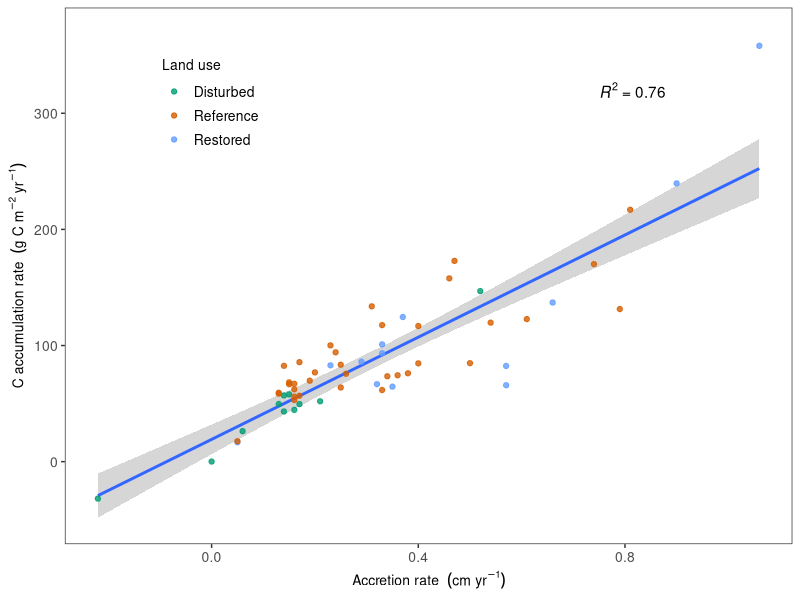
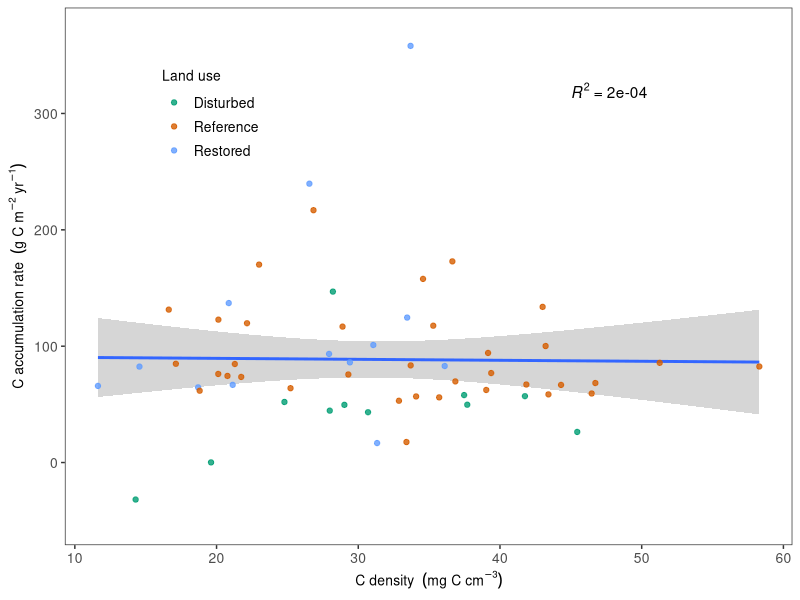
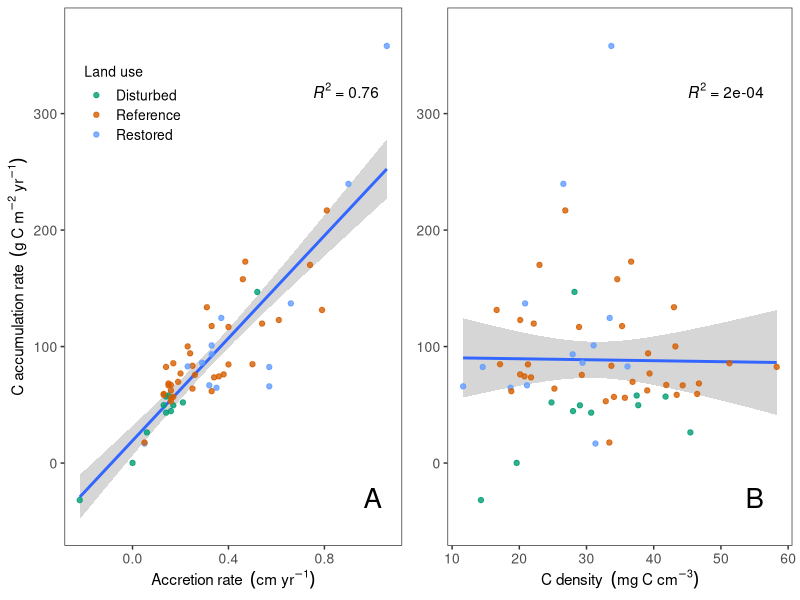
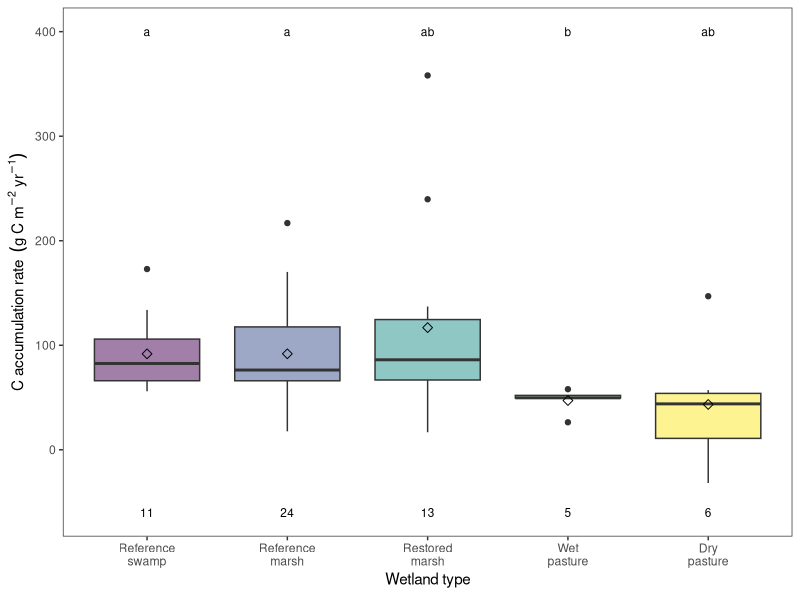
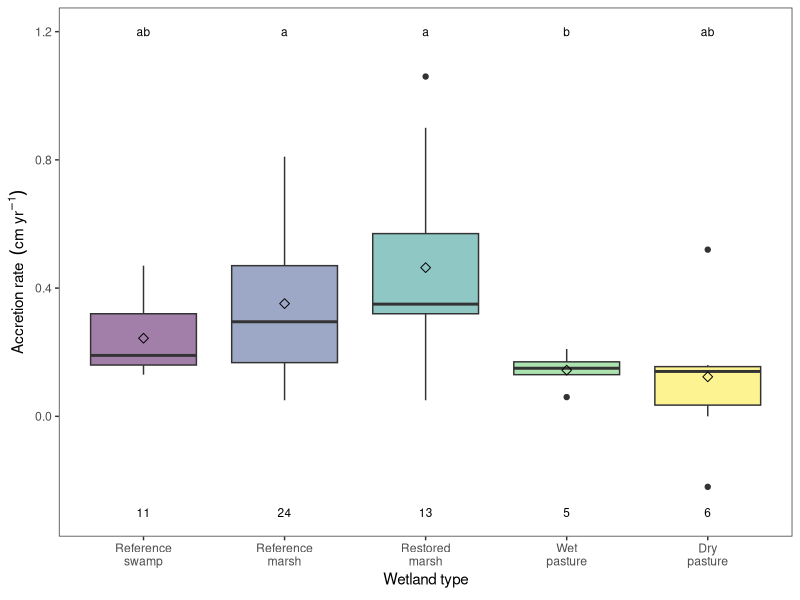
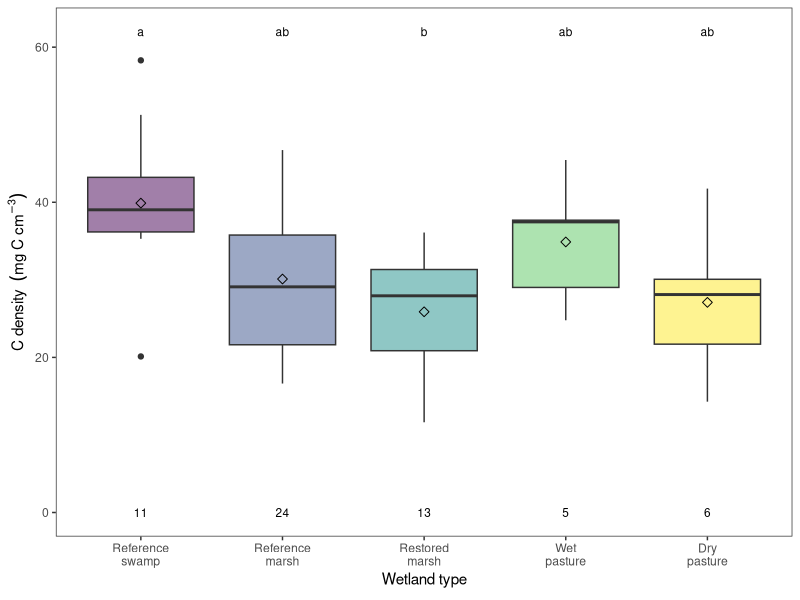
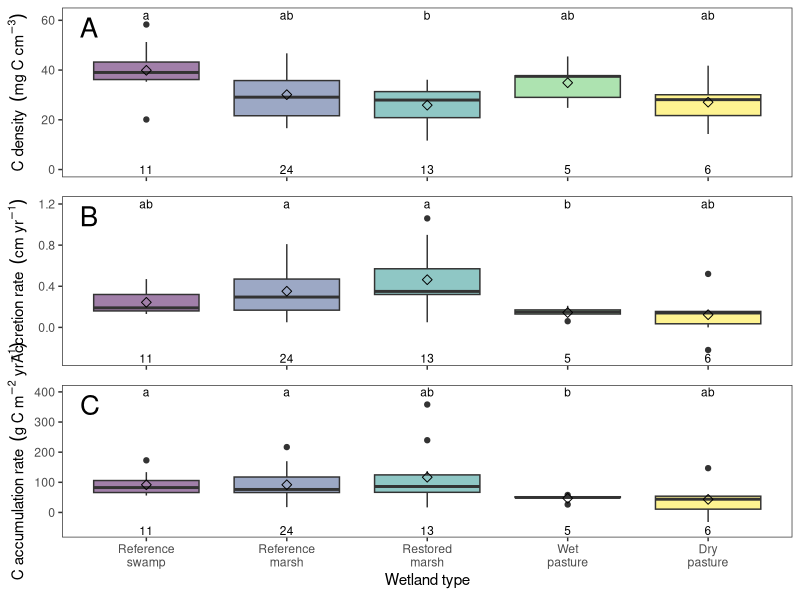
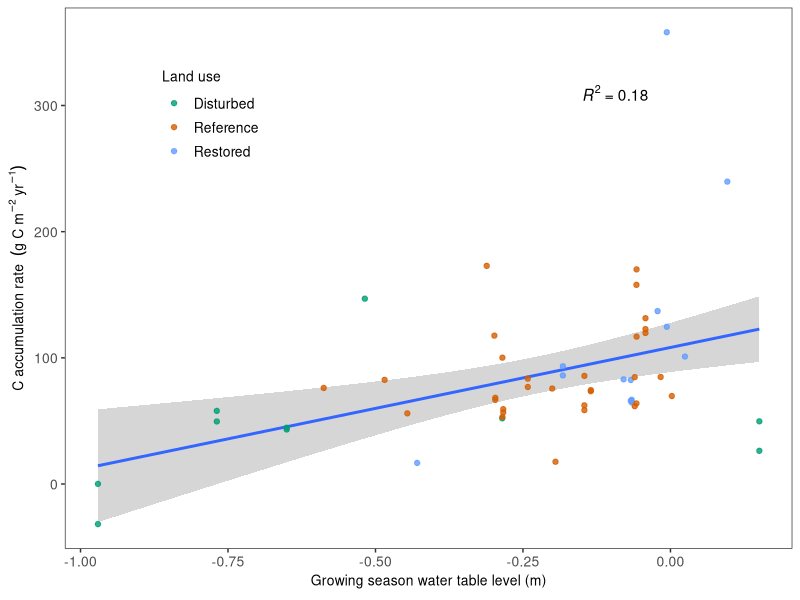

Recreate these plots in R, in order.
## ---- chunk 1
library(here) #working directory
library(tidyverse) #data manipulation
library(rstatix) #games-howell test
library(ggpubr) #regression stats for plots

## ---- chunk 2
data_S1 <- read.csv(here("pnwcar_data.csv"))

data <- data_S1 %>%
  filter (project != "SeaGrant")

data_tidal <- data %>%
  filter(land_use !="Disturbed")

variable_names <- c(
  "car_all",
  "pb210_all",
  "cd",
  "set",
  "z_star",
  "RSLR",
  "lat",
  "sal_annual", "sal_summer", "sal_grow",
  "wl_annual", "wl_summer", "wl_grow",
  "ts_annual", "ts_summer", "ts_grow",
  "tw_deep_annual", "tw_deep_summer", "tw_deep_grow",
  "ws_area",
  "rel_sed",
  "dist_chan"
  )

predictor_names <- c(
  "pb210_all",
  "cd",
  "set",
  "z_star",
  "RSLR",
  "lat",
  "sal_annual", "sal_summer", "sal_grow",
  "wl_annual", "wl_summer", "wl_grow",
  "ts_annual", "ts_summer", "ts_grow",
  "tw_deep_annual", "tw_deep_summer", "tw_deep_grow",
  "ws_area",
  "rel_sed",
  "dist_chan"
  )

## ---- chunk 3
# CAR in g C m-2 y-1
means_car <- tapply(data$car_all, data$wetland_type2, mean, na.rm = TRUE)
sds_car <- tapply(data$car_all, data$wetland_type2, sd, na.rm = TRUE)
stats_car <- data.frame(
  wetland_type2 = names(means_car),
  mean_CAR = means_car,
  sd_CAR = sds_car
)
cat("\n--- CAR (g C m^-2 yr^-1) ---\n")
print(stats_car)

# Pb-210 Accretion rate in cm yr-1
means_pb <- tapply(data$pb210_all, data$wetland_type2, mean, na.rm = TRUE)
sds_pb <- tapply(data$pb210_all, data$wetland_type2, sd, na.rm = TRUE)
stats_pb <- data.frame(
  wetland_type2 = names(means_pb),
  mean_AR = means_pb,
  sd_AR = sds_pb
)
cat("\n--- Pb-210 (dpm g^-1) ---\n")
print(stats_pb)

# Carbon Density (CD) in mg C cm-3
means_cd <- tapply(data$cd, data$wetland_type2, mean, na.rm = TRUE)
sds_cd <- tapply(data$cd, data$wetland_type2, sd, na.rm = TRUE)
stats_cd <- data.frame(
  wetland_type2 = names(means_cd),
  mean_CD = means_cd,
  sd_CD = sds_cd
)
cat("\n--- Carbon Density (g C cm^-3) ---\n")
print(stats_cd)

## ---- chunk 4
for (var_name in variable_names) {
  formula <- formula(paste(var_name, "~ wetland_type2"))
  aov_result <- oneway.test(formula, data = data, var.equal = FALSE)

  cat("Variable:", var_name, "\n")
  cat("F-value:", aov_result$statistic, "\n")
  cat("df:", aov_result$parameter, "\n")
  cat("P-Value:", aov_result$p.value, "\n")
  cat("Significant difference:", ifelse(aov_result$p.value < 0.05, "Yes", "No"), "\n")
  cat("\n")
}
## ---- chunk 5
for (var_name in variable_names) {
  formula <- formula(paste(var_name, "~ wetland_type2"))
  gh_result <- games_howell_test(data = data, formula, detailed = FALSE)

  # Add significance label
  gh_result <- gh_result %>%
    mutate(significance = case_when(
      p.adj < 0.05 ~ "*",                     # significant
      p.adj >= 0.05 & p.adj < 0.10 ~ "m",     # marginal
      TRUE ~ ""                               # not significant
    ))

  cat("Variable:", var_name, "\n")
  print(gh_result)
  cat("\n")
}
## ---- chunk 6
for (predictor in predictor_names) {
  formula <- as.formula(paste("car_all ~", predictor))
  model <- lm(formula, data = data)
  cat(predictor, ":\n")
  print(summary(model))
  cat("\n\n")
}
## ---- chunk 7
for (predictor in predictor_names) {
  formula <- as.formula(paste("car_all ~", predictor))
  model <- lm(formula, data = data_tidal)
  cat(predictor, ":\n")
  print(summary(model))
  cat("\n\n")
}
## ---- chunk 8
p1 <- ggplot(data, aes(x=pb210_all, y=car_all)) +
        geom_smooth(method = "lm", se=TRUE, alpha = 0.4) +
  geom_point(aes(color = land_use), alpha = 0.8) +
  stat_cor(aes(label= ..rr.label..), digits = 2,  label.x = 0.75, label.y = 320) + # if for 2 plots
  labs(color = "Land use",
       x=expression("Accretion rate " ~(cm ~yr^-1)), 
       y=expression("C accumulation rate " ~(g ~C ~m^-2 ~yr^-1))) +
  scale_color_manual(values = c("Reference" = "#D55E00", "Restored" = "#619CFF", "Disturbed" = "#009E73")) +
  ylim(-50, 370) +
  theme_bw() +
  theme(panel.grid.major = element_blank(), panel.grid.minor = element_blank()) +
  theme(panel.grid.major = element_blank(), 
        panel.grid.minor = element_blank(),
        axis.text = element_text(size = 10),    # Adjust axis text size
        axis.title = element_text(size = 10),   # Adjust axis title size
        legend.text = element_text(size = 10),  # Adjust legend text size
        legend.title = element_text(size = 10),
        legend.position = c(0.2, 0.82)) 
p1

## ---- chunk 9
p2 <- ggplot(data, aes(x=cd, y=car_all)) +
        geom_smooth(method = "lm", se=TRUE, alpha = 0.4) +
  geom_point(aes(color = land_use), alpha = 0.8) +
  stat_cor(aes(label= ..rr.label..), digits = 2,  label.x = 45, label.y = 320) + # if for 2 plots
  labs(color = "Land use",
       x=expression("C density " ~(mg ~C ~cm^-3)), 
       y=expression("C accumulation rate " ~(g ~C ~m^-2 ~yr^-1))) +
  scale_color_manual(values = c("Reference" = "#D55E00", "Restored" = "#619CFF", "Disturbed" = "#009E73")) + 
  ylim(-50, 370) +
  theme_bw() +
  theme(panel.grid.major = element_blank(), panel.grid.minor = element_blank()) +
  theme(panel.grid.major = element_blank(), 
        panel.grid.minor = element_blank(),
        axis.text = element_text(size = 10),    # Adjust axis text size
        axis.title = element_text(size = 10),   # Adjust axis title size
        legend.text = element_text(size = 10),  # Adjust legend text size
        legend.title = element_text(size = 10),
        legend.position = c(0.2, 0.8)) 
p2

## ---- chunk 10
p1 <- p1 + annotate("text", x = 1.0, y = -30, label = "A", size = 7, fontface = "plain") +
  theme(legend.key.height = unit(0.5, "cm"),
        axis.title = element_text(size = 11))

p2 <- p2 + theme(axis.title = element_text(size = 11),
                 axis.title.y = element_blank(),
                 legend.position = "none") +
  annotate("text", x = 55, y = -30, label = "B", size = 7, fontface = "plain")

pb210_cd_combined <- ggarrange(p1, p2, ncol = 2, widths = c(1.05, 1))
pb210_cd_combined

#ggsave("pb210_cd_combined.png", pb210_cd_combined, width = 8, height = 4, units = "in", dpi = 300)

## ---- chunk 11
data$wetland_type2 <- factor(data$wetland_type2, levels = c("Reference swamp", "Reference marsh", "Restored marsh", "Wet pasture", "Dry pasture"))

letters_order1 <- c("a", "a", "ab", "b", "ab")

sample_sizes <- data %>%
  filter(!is.na(car_all)) %>%
  group_by(wetland_type2) %>%
  summarise(SampleSize = n())

p3 <- ggplot(data=subset(data, !is.na(wetland_type2)), aes(x=wetland_type2, y=car_all)) +
  geom_boxplot(aes(fill=wetland_type2), show.legend=FALSE) +
  scale_fill_viridis_d(alpha = 0.5) +
  scale_x_discrete(labels = function(x) str_wrap(x, width = 10)) +
  labs(
    y=expression("C accumulation rate " ~(g ~C ~m^-2 ~yr^-1)), 
    x=expression("Wetland type")) +
  theme_bw() +
  theme(panel.grid.major = element_blank(), panel.grid.minor = element_blank()) +
  geom_text(data = sample_sizes, aes(label = paste(SampleSize), y = -60), size = 3) + # n at bottom
  geom_text(data = sample_sizes, aes(label = letters_order1, y = 400), size = 3) + # sig diff letters at top
  stat_summary(fun = mean, geom = "point", shape = 5, size = 2, color = "black")
p3
     
## ---- chunk 12
data$wetland_type2 <- factor(data$wetland_type2, levels = c("Reference swamp", "Reference marsh", "Restored marsh", "Wet pasture", "Dry pasture"))

letters_order2 <- c("ab", "a", "a", "b", "ab")

sample_sizes <- data %>%
  filter(!is.na(pb210_all)) %>%
  group_by(wetland_type2) %>%
  summarise(SampleSize = n())

p4 <- ggplot(data=subset(data, !is.na(wetland_type2)), aes(x=wetland_type2, y=pb210_all)) +
  geom_boxplot(aes(fill=wetland_type2), show.legend=FALSE) +
  scale_fill_viridis_d(alpha = 0.5) +
  scale_x_discrete(labels = function(x) str_wrap(x, width = 10)) +
  labs(
    y=expression("Accretion rate " ~(cm ~yr^-1)), 
    x=expression("Wetland type")) +
  theme_bw() +
  theme(panel.grid.major = element_blank(), panel.grid.minor = element_blank()) +
  geom_text(data = sample_sizes, aes(label = paste(SampleSize), y = -0.3), size = 3) + # n at bottom
  geom_text(data = sample_sizes, aes(label = letters_order2, y = 1.2), size = 3) + # sig diff letters at top
  stat_summary(fun = mean, geom = "point", shape = 5, size = 2, color = "black")
p4

## ---- chunk 13
data$wetland_type2 <- factor(data$wetland_type2, levels = c("Reference swamp", "Reference marsh", "Restored marsh", "Wet pasture", "Dry pasture"))

letters_order3 <- c("a", "ab", "b", "ab", "ab")

sample_sizes <- data %>%
  filter(!is.na(cd)) %>%
  group_by(wetland_type2) %>%
  summarise(SampleSize = n())

p5 <- ggplot(data=subset(data, !is.na(wetland_type2)), aes(x=wetland_type2, y=cd)) +
  geom_boxplot(aes(fill=wetland_type2), show.legend=FALSE) +
  scale_fill_viridis_d(alpha = 0.5) +
  scale_x_discrete(labels = function(x) str_wrap(x, width = 10)) +
  labs(
    y=expression("C density " ~(mg ~C ~cm^-3)), 
    x=expression("Wetland type")) +
  ylim(0, 62) +
  theme_bw() +
  theme(panel.grid.major = element_blank(), panel.grid.minor = element_blank()) +
  geom_text(data = sample_sizes, aes(label = paste(SampleSize), y = 0), size = 3) + # n at bottom
  geom_text(data = sample_sizes, aes(label = letters_order3, y = 62), size = 3) + # sig diff letters at top
  stat_summary(fun = mean, geom = "point", shape = 5, size = 2, color = "black")
p5

## ---- chunk 14
p5_blank <- p5 + theme(axis.text.x = element_blank(), axis.title.x = element_blank()) +
  annotate("text", x = 0.5, y = Inf, label = "A", size = 7, fontface = "plain", vjust = 1.5, hjust = -0.2) 
p4_blank <- p4 + theme(axis.text.x = element_blank(), axis.title.x = element_blank()) +
  annotate("text", x = 0.5, y = Inf, label = "B", size = 7, fontface = "plain", vjust = 1.5, hjust = -0.2)
p3 <- p3 +
  annotate("text", x = 0.5, y = Inf, label = "C", size = 7, fontface = "plain", vjust = 1.5, hjust = -0.2)

combined_plot <- ggpubr::ggarrange(p5_blank, p4_blank, p3, nrow = 3, heights = c(1,1,1.18), align = "v")
combined_plot

#ggsave("anova_plot_vert.png", combined_plot, width = 4.5, height = 9, dpi = 300)

## ---- chunk 15
p6 <- ggplot(data, aes(x=wl_grow, y=car_all)) +
        geom_smooth(method = "lm", se=TRUE, alpha = 0.4) +
  geom_point(aes(color = land_use), alpha = 0.8) +
  stat_cor(aes(label= ..rr.label..), digits = 2,  label.x = -0.15, label.y = 310) + 
  labs(color = "Land use",
       x=expression("Growing season water table level (m)"), 
       y=expression("C accumulation rate " ~(g ~C ~m^-2 ~yr^-1))) +
  scale_color_manual(values = c("Reference" = "#D55E00", "Restored" = "#619CFF", "Disturbed" = "#009E73")) +
  theme_bw() +
  theme(panel.grid.major = element_blank(), panel.grid.minor = element_blank()) +
  theme(panel.grid.major = element_blank(), 
        panel.grid.minor = element_blank(),
        axis.text = element_text(size = 10),    
        axis.title = element_text(size = 10),   
        legend.text = element_text(size = 10),  
        legend.title = element_text(size = 10),
        legend.position = c(0.2, 0.8)) 
p6

## ---- chunk 16
p7 <- ggplot(data, aes(x=lat, y=car_all)) +
        geom_smooth(method = "lm", se=TRUE, alpha = 0.4) +
  geom_point(aes(color = land_use), alpha = 0.8) +
  stat_cor(aes(label= ..rr.label..), digits = 2,  label.x = 47, label.y = 310) + 
  labs(color = "Land use",
       x=expression("Latitude"), 
       y=expression("C accumulation rate " ~(g ~C ~m^-2 ~yr^-1))) +
  scale_color_manual(values = c("Reference" = "#D55E00", "Restored" = "#619CFF", "Disturbed" = "#009E73")) +
  theme_bw() +
  theme(panel.grid.major = element_blank(), panel.grid.minor = element_blank()) +
  theme(panel.grid.major = element_blank(), 
        panel.grid.minor = element_blank(),
        axis.text = element_text(size = 10),  
        axis.title = element_text(size = 10),   
        legend.text = element_text(size = 10),  
        legend.title = element_text(size = 10),
        legend.position = c(0.2, 0.8)) 
p7

## ---- chunk 17
p8 <- ggplot(data, aes(x=sal_annual, y=car_all)) +
        geom_smooth(method = "lm", se=TRUE, alpha = 0.4) +
  geom_point(aes(color = land_use), alpha = 0.8) +
  stat_cor(aes(label= ..rr.label..), digits = 1,  label.x = 20, label.y = 310) + 
  labs(color = "Land use",
       x=expression("Annual salinity (ppt)"), 
       y=expression("C accumulation rate " ~(g ~C ~m^-2 ~yr^-1))) +
  scale_color_manual(values = c("Reference" = "#D55E00", "Restored" = "#619CFF", "Disturbed" = "#009E73")) +
  theme_bw() +
  theme(panel.grid.major = element_blank(), panel.grid.minor = element_blank()) +
  theme(panel.grid.major = element_blank(), 
        panel.grid.minor = element_blank(),
        axis.text = element_text(size = 10),    # Adjust axis text size
        axis.title = element_text(size = 10),   # Adjust axis title size
        legend.text = element_text(size = 10),  # Adjust legend text size
        legend.title = element_text(size = 10),
        legend.position = c(0.2, 0.8)) 
p8

## ---- chunk 18
p9 <- ggplot(data_tidal, aes(x=dist_chan, y=car_all)) +
        geom_smooth(method = "lm", se=TRUE, alpha = 0.4) +
  geom_point(aes(color = land_use), alpha = 0.8) +
  stat_cor(aes(label= ..rr.label..), digits = 1,  label.x = 52, label.y = 315) + 
  labs(color = "Land use",
       x=expression("Distance to channel (m)"), 
       y=expression("C accumulation rate " ~(g ~C ~m^-2 ~yr^-1))) +
  scale_color_manual(values = c("Reference" = "#D55E00", "Restored" = "#619CFF", "Disturbed" = "#009E73")) +
  theme_bw() +
  theme(panel.grid.major = element_blank(), panel.grid.minor = element_blank()) +
  theme(panel.grid.major = element_blank(), 
        panel.grid.minor = element_blank(),
        axis.text = element_text(size = 10),    # Adjust axis text size
        axis.title = element_text(size = 10),   # Adjust axis title size
        legend.text = element_text(size = 10),  # Adjust legend text size
        legend.title = element_text(size = 10),
        legend.position = c(0.2, 0.8)) 
p9

## ---- chunk 19
p6 <- p6 + theme(legend.position = c(0.2, 0.65),
                 legend.key.height = unit(0.5, "cm")) +
  annotate("text", x = -0.98, y = Inf, label = "A", size = 6, fontface = "plain", vjust = 1.5, hjust = -0.2) 
p7 <- p7 + theme(legend.position = "none") +
  annotate("text", x = 43.3, y = Inf, label = "B", size = 6, fontface = "plain", vjust = 1.5, hjust = -0.2) 
p8 <- p8 + theme(legend.position = "none") +
  annotate("text", x = 0.6, y = Inf, label = "C", size = 6, fontface = "plain", vjust = 1.5, hjust = -0.2) 
p9 <- p9 + theme(legend.position = "none") +
  annotate("text", x = 1, y = Inf, label = "D", size = 6, fontface = "plain", vjust = 1.5, hjust = -0.2) 

CAR_scatter_combined <- ggarrange(p6, p7, p8, p9, ncol = 2, nrow = 2)

print(CAR_scatter_combined)

#ggsave("CAR_scatter_combined.png", CAR_scatter_combined, width = 8, height = 5.5, units = "in", dpi = 300)
## ---- chunk 20

p10 <- ggplot(data=data_S1, aes(x=set, y=pb210)) +
  geom_smooth(method="lm", alpha = 0.4) +
  geom_point(size=2, aes(color=land_use), show.legend=TRUE) +
  stat_regline_equation(label.y = 1.4, aes(label=paste(..eq.label..))) +
  stat_cor(label.y = 1.26, aes(label= ..rr.label..)) +
  xlim(c(-1,5)) +
  labs(
    color = "Land use",
    y=expression("Pb-210 accretion rate" ~ (cm ~ yr^-1)), 
    x=expression("SET elevation change rate" ~(cm ~yr^-1))) +
  scale_color_manual(values = c("Reference" = "#D55E00", "Restored" = "#619CFF", "Disturbed" = "#009E73")) +
  theme_bw() +
  theme(panel.grid.major = element_blank(), 
        panel.grid.minor = element_blank(),
        axis.text = element_text(size = 10),    # Adjust axis text size
        axis.title = element_text(size = 10),   # Adjust axis title size
        legend.text = element_text(size = 9),  # Adjust legend text size
        legend.title = element_text(size = 10),
        legend.position = c(0.85, 0.22),
        legend.key.height = unit(0.5, "cm")) 

pb210_model <- lm(pb210 ~ set, data_S1)
summary(pb210_model)
p10

#ggsave("Pb210_vs_SET.png", plot = p10, height=3, width=5, units="in", dpi = 300)

## ---- chunk 21
p11 <- ggplot(data, aes(x=cd, y=pb210_all)) +
        geom_smooth(method = "lm", se=TRUE, alpha = 0.4) +
  geom_point(aes(color = land_use), alpha = 0.8) +
  stat_cor(method = "pearson", label.x = 11, label.y = 1.0, r.accuracy = 0.01, 
           aes(label = ..r.label..)) +
  labs(color = "Land use",
       x=expression("C density " ~(mg ~C ~cm^-3)), 
       y=expression("Accretion rate " ~(cm ~yr^-1))) +
  scale_color_manual(values = c("Reference" = "#D55E00", "Restored" = "#619CFF", "Disturbed" = "#009E73")) +
  theme_bw() +
  theme(panel.grid.major = element_blank(), panel.grid.minor = element_blank()) +
  theme(panel.grid.major = element_blank(), 
        panel.grid.minor = element_blank(),
        axis.text = element_text(size = 10),    # Adjust axis text size
        axis.title = element_text(size = 10),   # Adjust axis title size
        legend.text = element_text(size = 9),  # Adjust legend text size
        legend.title = element_text(size = 10),
        legend.position = c(0.85, 0.75),
        legend.key.height = unit(0.5, "cm")) 
p11

#ggsave("pb210_vs_CD.png", p11, width = 5, height = 3, units = "in", dpi = 300)

model <- lm(pb210_all ~ cd, data = data)
summary(model)

